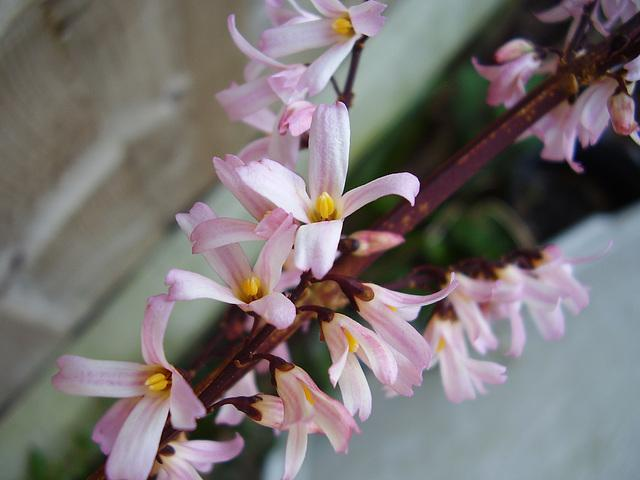
#> input picture python-code/opengl-learning/resources/images/f2.jpg, 640 x 480 px, found by its file name
$ jupyter execute '2.25二值图像距离变换.ipynb'   (shell and % lines are left out)
#> lines starting #> are read from the running program, lines starting #| are printed output that depends on the picture; after the words box and inside, x2 and y2 are one past the last pixel; in counts of white or black regions, pixels touching at a corner belong together
# 二值图像距离变换

[cell 1]
#coding:utf-8
import numpy as np
import cv2
import matplotlib.pyplot as plt
import pandas as pd
from pandas import DataFrame

[cell 2]
src = cv2.cvtColor(cv2.imread('../datas/f2.jpg'),cv2.COLOR_BGR2RGB)

[cell 3]
def togray(src):
    rgb = np.float64(src)
    dst = 0.299 * rgb[:,:,0] + 0.587 * rgb[:,:,1] + 0.114 * rgb[:,:,2]
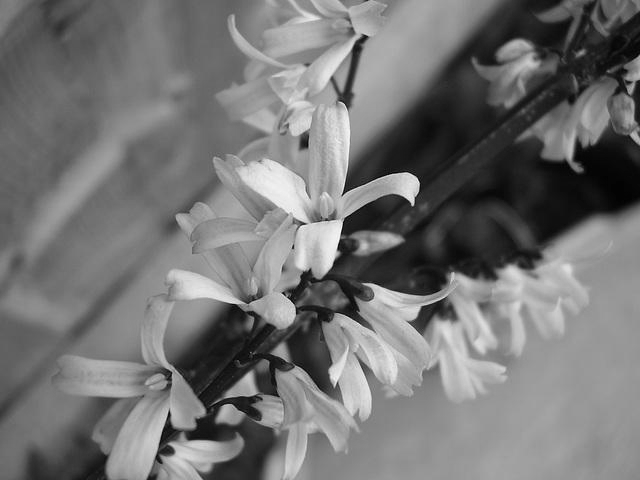
#> dst: shape (480, 640) float64; min 1.79, max 251.5, mean 116.2
    return cv2.convertScaleAbs(dst)

def tobinary(gray,thresh):
#> called with thresh = 160
    dst = np.zeros_like(gray)
    idx = (gray >= thresh)
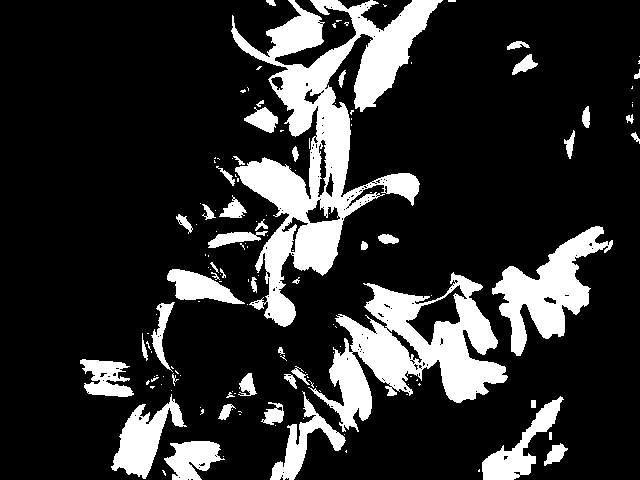
#> idx: shape (480, 640) bool; 18.5% white; 143 white regions (95 under 20 px), largest, box (x1, y1, x2, y2) and area: (231, 0, 443, 327) 21959, (308, 272, 508, 432) 12651, (492, 226, 613, 356) 6013
    dst[idx] = 255
    return dst

def distance_transform(src):
    dst = np.zeros_like(src)
    rows,cols = src.shape[0],src.shape[1]
#> rows = 480; cols = 640
    for x in range(4,rows - 4):
        for y in range(1,cols):
            if src[x,y] != 0:

                t1 = src[x - 3,y - 1] + 4
                t2 = src[x,y - 1] + 3
                t3 = src[x + 3,y] + 4
                t4 = src[x - 3,y]
                t5 = src[x,y]
                min_val = np.min([t1,t2,t3,t4,t5])
                dst[x + 1,y] = min_val
                dst[x,y] = min_val
                dst[x + 2,y] = min_val
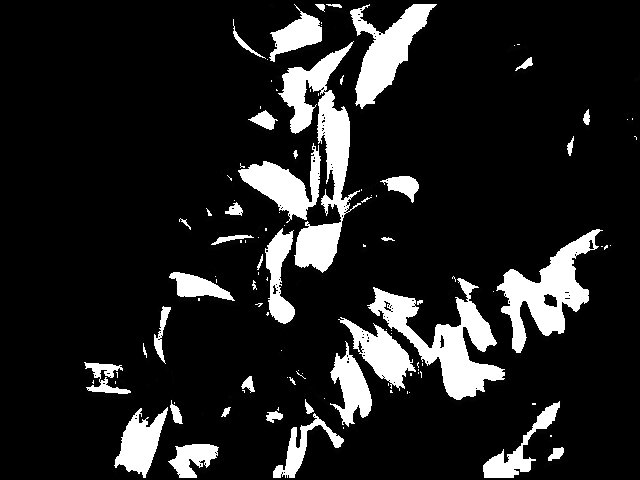
#> dst: shape (480, 640); min 0, max 255, mean 33.4

    for x in range(rows - 4,0,-1):
        for y in range(cols - 2,0,-1):
            if src[x,y] != 0:
                t1 = src[x - 3,y + 1] + 4
                t2 = src[x,y + 1] + 3
                t3 = src[x + 3,y+1] + 4
                t4 = src[x + 3,y]
                t5 = src[x,y]
                min_val = np.min([t1,t2,t3,t4,t5])
                dst[x ,y] = min_val
                dst[x + 1,y] = min_val
                dst[x + 2,y] = min_val
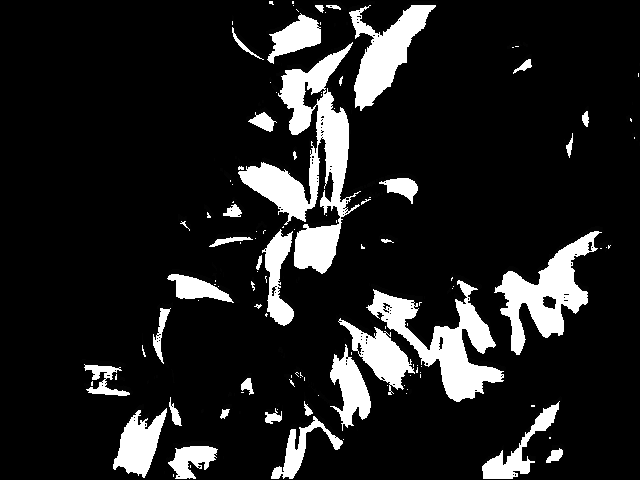
#> dst: shape (480, 640); 7.7% of pixels changed, all inside (x1, y1, x2, y2) = (80, 1, 639, 479)
    dst[dst > 255] = 255
    return dst

[cell 4]
gray = togray(src)
binary = tobinary(gray,160)
dst = distance_transform(binary)

[cell 5]
plt.subplot(121)
plt.imshow(src)
plt.title('RGB')
plt.subplot(122)
plt.imshow(dst,'gray')
plt.title('Gray')

$ run again, with python-code/opengl-learning/resources/images/f1.jpg copied over python-code/opengl-learning/resources/images/f2.jpg
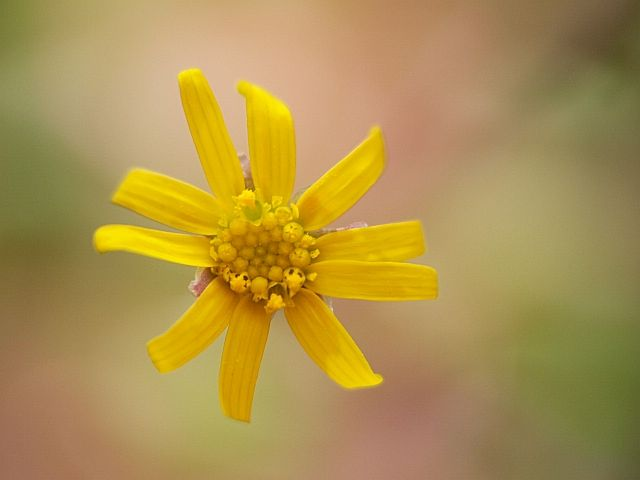
#> input picture python-code/opengl-learning/resources/images/f1.jpg, 640 x 480 px, found by its file name
#> in tobinary, `idx = (gray >= thresh)`:
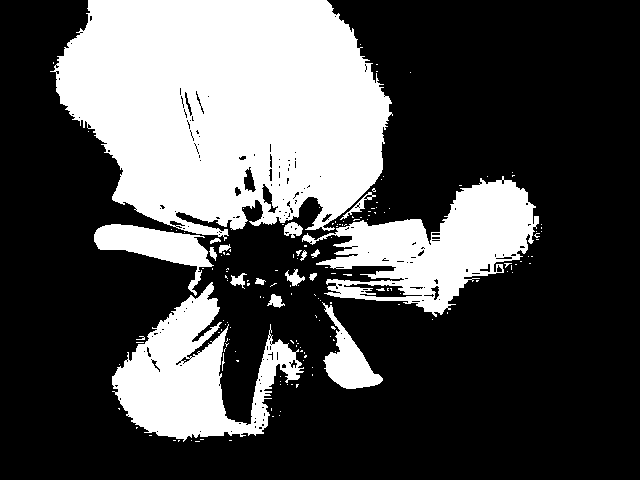
#> idx: shape (480, 640) bool; 31.2% white; 162 white regions (144 under 20 px), largest, box (x1, y1, x2, y2) and area: (50, 0, 393, 241) 60709, (302, 176, 539, 317) 14738, (112, 282, 304, 442) 13497
#> after the loop in distance_transform, `for x in range(rows - 4,0,-1):`:
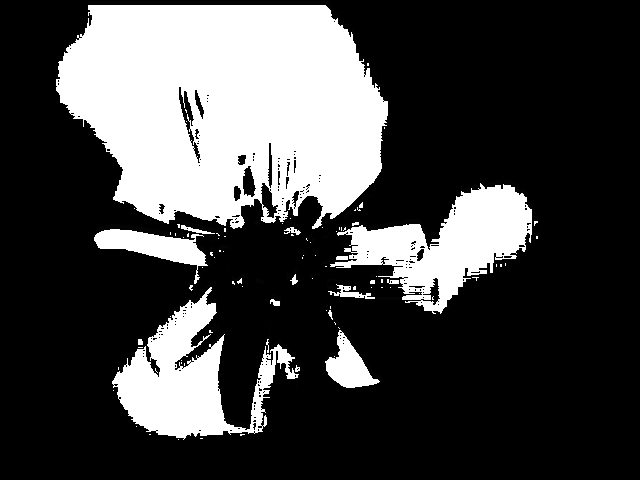
#> dst: shape (480, 640); min 0, max 255, mean 70

$ run again, with python-code/opengl-learning/resources/images/f3.jpg copied over python-code/opengl-learning/resources/images/f2.jpg
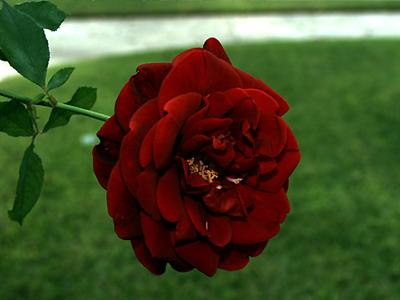
#> input picture python-code/opengl-learning/resources/images/f3.jpg, 400 x 300 px, found by its file name
#> in tobinary, `idx = (gray >= thresh)`:
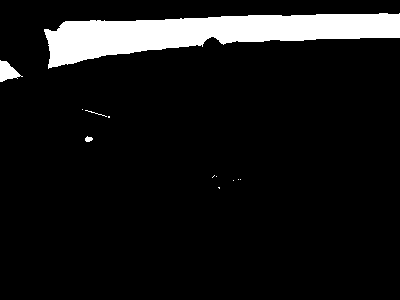
#> idx: shape (300, 400) bool; 8.8% white; 12 white regions (8 under 20 px), largest, box (x1, y1, x2, y2) and area: (44, 13, 400, 69) 10183, (0, 60, 23, 82) 277, (85, 136, 93, 142) 34, (85, 110, 107, 117) 23
#> after the loop in distance_transform, `for x in range(rows - 4,0,-1):`:
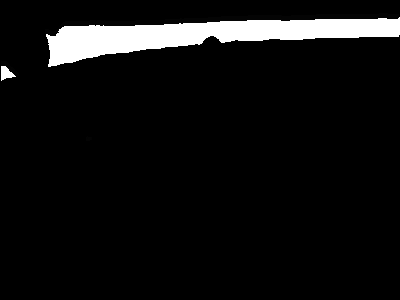
#> dst: shape (300, 400); min 0, max 255, mean 17.4

$ run again, with python-code/opengl-learning/resources/images/f4.jpg copied over python-code/opengl-learning/resources/images/f2.jpg
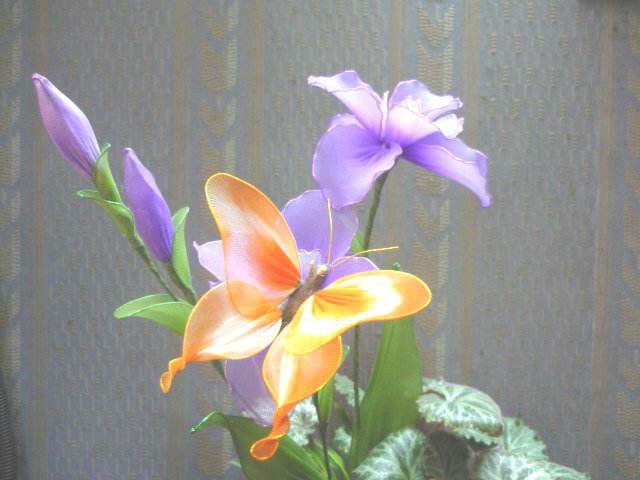
#> input picture python-code/opengl-learning/resources/images/f4.jpg, 640 x 480 px, found by its file name
#> in tobinary, `idx = (gray >= thresh)`:
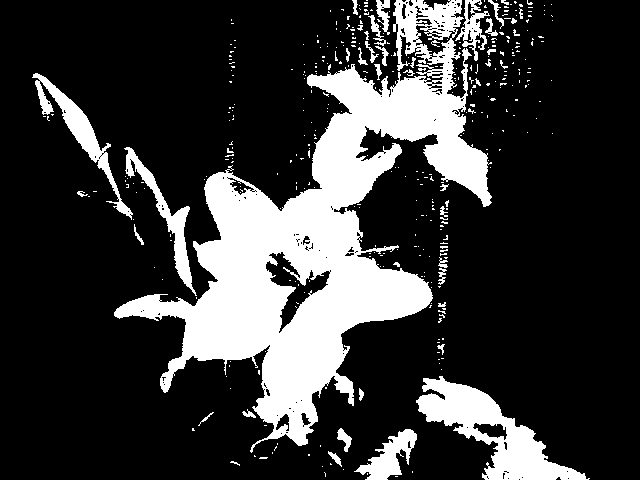
#> idx: shape (480, 640) bool; 22% white; 389 white regions (346 under 20 px), largest, box (x1, y1, x2, y2) and area: (114, 0, 492, 453) 51565, (416, 376, 590, 480) 6344, (32, 73, 133, 220) 2228
#> after the loop in distance_transform, `for x in range(rows - 4,0,-1):`:
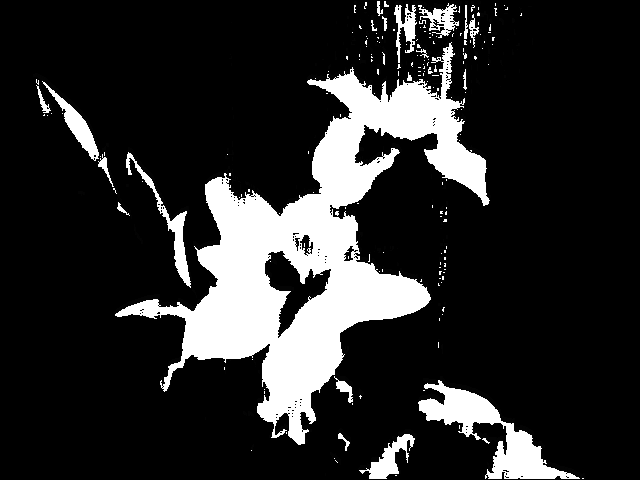
#> dst: shape (480, 640); min 0, max 255, mean 43.7
